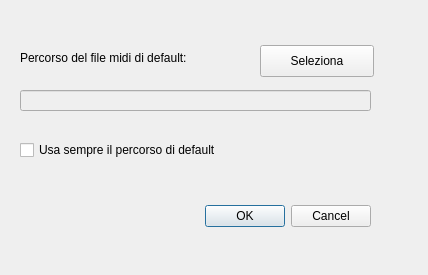
<?xml version="1.0" encoding="UTF-8"?>
<ui version="4.0">
 <class>DialogSettings</class>
 <widget class="QDialog" name="DialogSettings">
  <property name="geometry">
   <rect>
    <x>0</x>
    <y>0</y>
    <width>428</width>
    <height>275</height>
   </rect>
  </property>
  <property name="windowTitle">
   <string>Dialog</string>
  </property>
  <widget class="QDialogButtonBox" name="buttonBox">
   <property name="geometry">
    <rect>
     <x>30</x>
     <y>200</y>
     <width>341</width>
     <height>32</height>
    </rect>
   </property>
   <property name="orientation">
    <enum>Qt::Horizontal</enum>
   </property>
   <property name="standardButtons">
    <set>QDialogButtonBox::Cancel|QDialogButtonBox::Ok</set>
   </property>
  </widget>
  <widget class="QPushButton" name="pushButtonSelezionaPercorsoMidi">
   <property name="geometry">
    <rect>
     <x>260</x>
     <y>45</y>
     <width>114</width>
     <height>32</height>
    </rect>
   </property>
   <property name="text">
    <string>Seleziona</string>
   </property>
  </widget>
  <widget class="QLineEdit" name="lineEditPercorsoMidi">
   <property name="enabled">
    <bool>false</bool>
   </property>
   <property name="geometry">
    <rect>
     <x>20</x>
     <y>90</y>
     <width>351</width>
     <height>21</height>
    </rect>
   </property>
  </widget>
  <widget class="QLabel" name="labelPercorsoMidi">
   <property name="geometry">
    <rect>
     <x>20</x>
     <y>50</y>
     <width>231</width>
     <height>16</height>
    </rect>
   </property>
   <property name="text">
    <string>Percorso del file midi di default:</string>
   </property>
  </widget>
  <widget class="QCheckBox" name="checkBoxUsaDefault">
   <property name="geometry">
    <rect>
     <x>20</x>
     <y>140</y>
     <width>251</width>
     <height>20</height>
    </rect>
   </property>
   <property name="text">
    <string>Usa sempre il percorso di default</string>
   </property>
  </widget>
 </widget>
 <resources/>
 <connections>
  <connection>
   <sender>buttonBox</sender>
   <signal>accepted()</signal>
   <receiver>DialogSettings</receiver>
   <slot>accept()</slot>
   <hints>
    <hint type="sourcelabel">
     <x>248</x>
     <y>254</y>
    </hint>
    <hint type="destinationlabel">
     <x>157</x>
     <y>274</y>
    </hint>
   </hints>
  </connection>
  <connection>
   <sender>buttonBox</sender>
   <signal>rejected()</signal>
   <receiver>DialogSettings</receiver>
   <slot>reject()</slot>
   <hints>
    <hint type="sourcelabel">
     <x>316</x>
     <y>260</y>
    </hint>
    <hint type="destinationlabel">
     <x>286</x>
     <y>274</y>
    </hint>
   </hints>
  </connection>
 </connections>
</ui>
